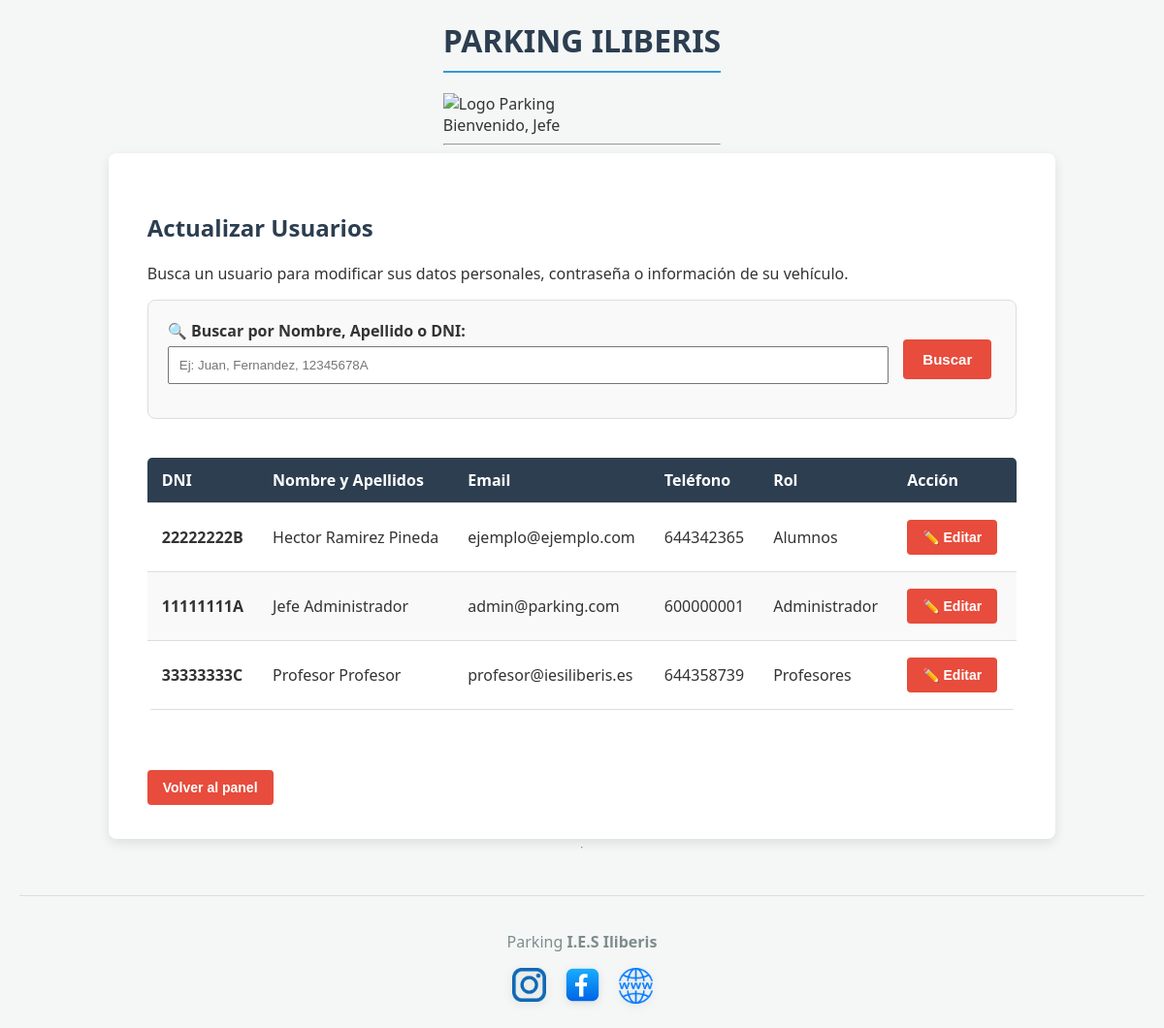
The app's page /aplicacion-web/admin/actualizar_usuario.php (signed in) with its own data.
### tables this page shows
CREATE TABLE `usuarios` (
  `dni` varchar(9) NOT NULL,
  `nombre` varchar(50) NOT NULL,
  `apellidos` varchar(100) NOT NULL,
  `email` varchar(100) NOT NULL,
  `telefono` varchar(15) DEFAULT NULL,
  `password` varchar(255) DEFAULT NULL,
  `id_rol` int(11) DEFAULT NULL
);

CREATE TABLE `roles` (
  `id_rol` int(11) NOT NULL,
  `nombre_rol` varchar(50) NOT NULL
);

### aplicacion-web/admin/actualizar_usuario.php (the view, shortened to what this page needs)
<?php
include '../header2.php';
include '../conexion.php';
$filtro = isset($_GET['buscar']) ? trim($_GET['buscar']) : '';
?>
<div class="container container-lg">
    <h2>Actualizar Usuarios</h2>
    <p>Busca un usuario para modificar sus datos personales, contraseña o información de su vehículo.</p>
    <form method="GET" action="actualizar_usuario.php" class="filtro-form">
        <div class="form-row" style="align-items: flex-end;">
            <div class="form-group-lg">
                <label for="buscar" class="form-label">🔍 Buscar por Nombre, Apellido o DNI:</label>
                <input type="text" name="buscar" id="buscar" class="form-control" value="<?php echo htmlspecialchars($filtro); ?>" placeholder="Ej: Juan, Fernandez, 12345678A" autocomplete="off">
            </div>
            <div class="btn-group">
                <button type="submit" class="btn-blue btn-lg">Buscar</button>
            </div>
        </div>
    </form>
    <?php
    $where_clause = "";
    $sql = "SELECT u.dni, u.nombre, u.apellidos, u.email, u.telefono, r.nombre_rol
            FROM usuarios u
            INNER JOIN roles r ON u.id_rol = r.id_rol
            $where_clause
            ORDER BY u.nombre ASC";
    $resultado = mysqli_query($conexion, $sql);
    if (mysqli_num_rows($resultado) > 0) {
        echo "<div class='tabla-responsive'>
            <table class='table-full'>
            <thead>
                <tr>
                    <th>DNI</th>
                    <th>Nombre y Apellidos</th>
                    <th>Email</th>
                    <th>Teléfono</th>
                    <th>Rol</th>
                    <th>Acción</th>
                </tr>
            </thead>
            <tbody>";
        while ($registro = mysqli_fetch_row($resultado)) {
            $rol = ucfirst($registro[5]);
            echo "<tr>
                    <td><strong>{$registro[0]}</strong></td>
                    <td>{$registro[1]} {$registro[2]}</td>
                    <td>{$registro[3]}</td>
                    <td>{$registro[4]}</td>
                    <td>{$rol}</td>
                    <td>
                        <a href='actualizar2_usuario.php?dni={$registro[0]}'>
                           <button type='button' class='btn-green'>✏️ Editar</button>
                        </a>
                    </td>
                  </tr>";
        }
        echo "</tbody></table></div><br>";
    } else {
        echo "<div class='alerta-vacia'>
                <p class='alerta-vacia-texto'>No se encontraron usuarios que coincidan con la búsqueda.</p>
              </div>";
    }
    ?>
    <a href="index.php"><button type="button" class="btn-gray btn-gray-mt10">Volver al panel</button></a>
</div>
<?php include '../footer2.php'; ?>

### aplicacion-web/css/parking.css (style rules this page uses)
:root { --color-principal: #2c3e50; --color-secundario: #3498db; --color-fondo: #f4f7f6; --color-texto: #333333; --color-borde: #dddddd; --color-peligro: #e74c3c; }
* { box-sizing: border-box; }
body { font-family: 'Segoe UI', Tahoma, Geneva, Verdana, sans-serif; background-color: var(--color-fondo); color: var(--color-texto); margin: 0; padding: 20px; display: flex; flex-direction: column; align-items: center; }
.container { background-color: #ffffff; padding: 30px 40px; border-radius: 8px; box-shadow: 0 4px 12px rgba(0,0,0,0.1); width: 100%; max-width: 900px; }
h2 { color: var(--color-principal); margin-top: 30px; }
.tabla-responsive { width: 100%; overflow-x: auto; -webkit-overflow-scrolling: touch; }
table { width: 100%; border-collapse: collapse; margin-top: 20px; margin-bottom: 30px; border-radius: 5px; overflow: hidden; }
th, td { padding: 12px 15px; text-align: left; border-bottom: 1px solid var(--color-borde); }
th { background-color: var(--color-principal); color: white; font-weight: bold; }
tr:nth-child(even) { background-color: #f9f9f9; }
button, input[type="submit"], input[type="button"], .btn { background-color: var(--color-secundario); color: white; border: none; padding: 10px 16px; margin: 5px 5px 5px 0; border-radius: 4px; cursor: pointer; font-size: 14px; font-weight: bold; transition: background-color 0.3s ease; }
button:last-child, input[value*="Salir"] { background-color: var(--color-peligro); }
.container-lg { max-width: 1000px; margin: auto; }
.filtro-form { margin-bottom: 20px; background-color: #f9f9f9; padding: 20px; border-radius: 8px; border: 1px solid var(--color-borde); }
.form-row { display: flex; flex-wrap: wrap; gap: 15px; margin-bottom: 15px; }
.form-group-lg { flex: 1; min-width: 250px; }
.form-label { font-weight: bold; }
.form-control { padding: 10px; width: 100%; margin-top: 5px; }
.btn-group { display: flex; gap: 10px; }
.btn-lg { padding: 12px 20px; font-weight: bold; font-size: 15px; }
.btn-blue { background-color: var(--color-secundario); }
.btn-green { background-color: #27ae60; }
.btn-gray { background-color: #95a5a6; }
.btn-gray-mt10 { background-color: #95a5a6; margin-top: 10px; }
.table-full { width: 100%; }

### records on screen
usuarios: dni "22222222B", nombre "Hector", apellidos "Ramirez Pineda", email "ejemplo@ejemplo.com", telefono "644342365", id_rol.nombre_rol "Alumnos"
usuarios: dni "11111111A", nombre "Jefe", apellidos "Administrador", email "admin@parking.com", telefono "600000001", id_rol.nombre_rol "Administrador"
usuarios: dni "33333333C", nombre "Profesor", apellidos "Profesor", email "profesor@iesiliberis.es", telefono "644358739", id_rol.nombre_rol "Profesores"

### other values on screen
$_SESSION['username'] "Jefe"
